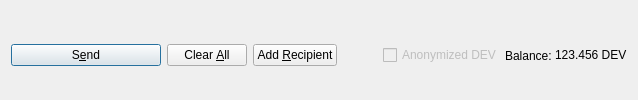
         <widget class="QFrame" name="frame_Send">
          <layout class="QHBoxLayout" name="horizontalLayout">
           <property name="bottomMargin">
            <number>0</number>
           </property>
           <item>
            <widget class="QPushButton" name="sendButton">
             <property name="minimumSize">
              <size>
               <width>150</width>
               <height>0</height>
              </size>
             </property>
             <property name="toolTip">
              <string>Confirm the send action</string>
             </property>
             <property name="text">
              <string>S&amp;end</string>
             </property>
             <property name="icon">
              <iconset>
               <normaloff>:/icons/send</normaloff>:/icons/send</iconset>
             </property>
             <property name="autoDefault">
              <bool>false</bool>
             </property>
             <property name="default">
              <bool>true</bool>
             </property>
            </widget>
           </item>
           <item>
            <widget class="QPushButton" name="clearButton">
             <property name="sizePolicy">
              <sizepolicy hsizetype="Minimum" vsizetype="Fixed">
               <horstretch>0</horstretch>
               <verstretch>0</verstretch>
              </sizepolicy>
             </property>
             <property name="toolTip">
              <string>Clear all fields of the form.</string>
             </property>
             <property name="text">
              <string>Clear &amp;All</string>
             </property>
             <property name="icon">
              <iconset>
               <normaloff>:/icons/remove</normaloff>:/icons/remove</iconset>
             </property>
             <property name="autoDefault">
              <bool>false</bool>
             </property>
            </widget>
           </item>
           <item>
            <widget class="QPushButton" name="addButton">
             <property name="toolTip">
              <string>Send to multiple recipients at once</string>
             </property>
             <property name="text">
              <string>Add &amp;Recipient</string>
             </property>
             <property name="icon">
              <iconset>
               <normaloff>:/icons/add</normaloff>:/icons/add</iconset>
             </property>
             <property name="autoDefault">
              <bool>false</bool>
             </property>
            </widget>
           </item>
           <item>
            <spacer name="horizontalSpacer">
             <property name="orientation">
              <enum>Qt::Horizontal</enum>
             </property>
             <property name="sizeHint" stdset="0">
              <size>
               <width>40</width>
               <height>20</height>
              </size>
             </property>
            </spacer>
           </item>
           <item>
            <layout class="QHBoxLayout" name="horizontalLayout_2">
             <property name="spacing">
              <number>3</number>
             </property>
             <item>
              <widget class="QCheckBox" name="checkzdev">
               <property name="enabled">
                <bool>false</bool>
               </property>
               <property name="text">
                <string>Anonymized DEV</string>
               </property>
              </widget>
             </item>
             <item>
              <widget class="QLabel" name="label">
               <property name="text">
                <string>Balance:</string>
               </property>
              </widget>
             </item>
             <item>
              <widget class="QLabel" name="labelBalance">
               <property name="sizePolicy">
                <sizepolicy hsizetype="Preferred" vsizetype="Fixed">
                 <horstretch>0</horstretch>
                 <verstretch>0</verstretch>
                </sizepolicy>
               </property>
               <property name="cursor">
                <cursorShape>IBeamCursor</cursorShape>
               </property>
               <property name="text">
                <string notr="true">123.456 DEV</string>
               </property>
               <property name="textInteractionFlags">
                <set>Qt::LinksAccessibleByMouse|Qt::TextSelectableByKeyboard|Qt::TextSelectableByMouse</set>
               </property>
              </widget>
             </item>
            </layout>
           </item>
          </layout>
         </widget>
